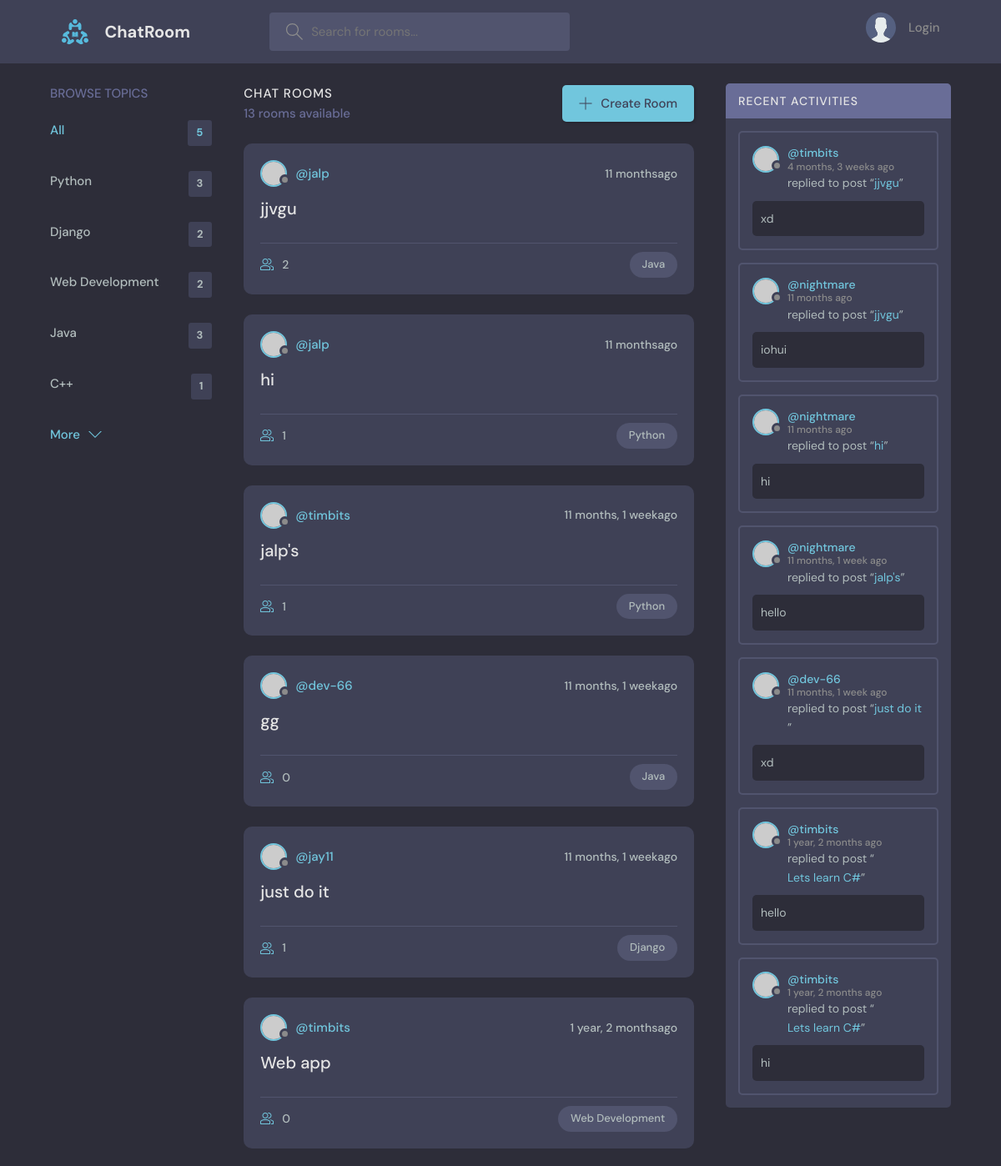
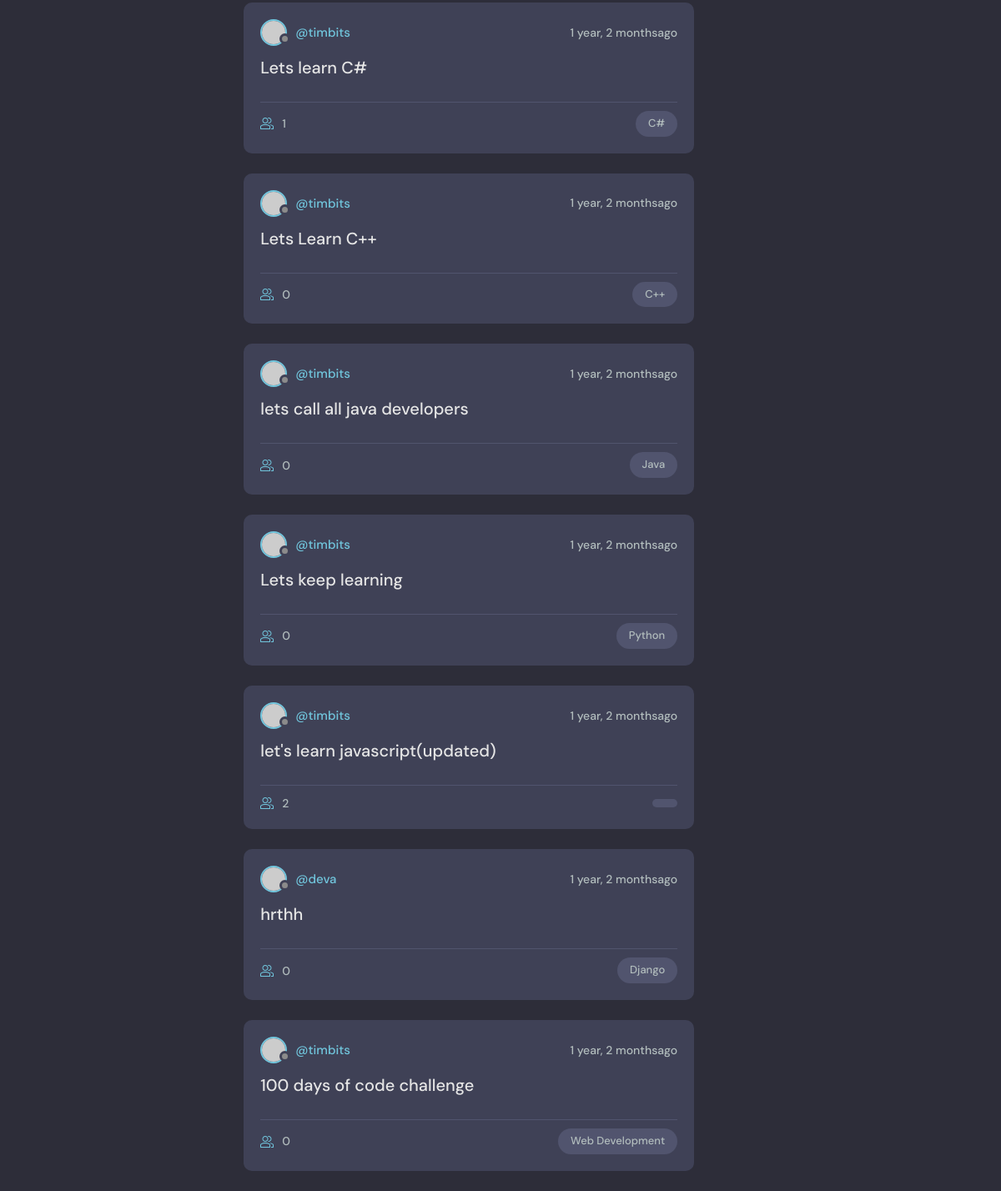
The page / on the database its author committed (2 pictures, top to bottom).
### base/models.py (models this page shows, shortened)
class Topic(models.Model):
    name = models.CharField(max_length=200)

class Room(models.Model):
    host= models.ForeignKey(User, on_delete=models.CASCADE,null=True)
    topic=models.ForeignKey(Topic, on_delete=models.SET_NULL, null=True)
    name = models.CharField(max_length=200)
    description = models.TextField(null=True, blank=True)
    participants = models.ManyToManyField(User, related_name='partcipants', blank=True)
    updated = models.DateTimeField(auto_now=True)
    created = models.DateTimeField(auto_now_add=True)
    class Meta:
        ordering = ['-updated', '-created']
    def __str__(self):
        return self.name

class Message(models.Model):
    user = models.ForeignKey(User, on_delete=models.CASCADE)
    room = models.ForeignKey(Room, on_delete=models.CASCADE)
    body = models.TextField()
    updated = models.DateTimeField(auto_now=True)
    created = models.DateTimeField(auto_now_add=True)
    class Meta:
        ordering = ['-updated', '-created']

### base/views.py (the view)
# urls.py: path('', views.home, name="home"),
def home(request):
    q = request.GET.get('q') if request.GET.get('q') != None else ''
    rooms = Room.objects.filter(
        Q(topic__name__icontains=q)|
        Q(name__icontains=q)|
        Q(description__icontains=q)
        )
    topics = Topic.objects.all()[0:5]
    room_count = rooms.count()
    room_messages = Message.objects.filter(
        Q(room__topic__name__icontains=q)
        )
    context={'rooms':rooms, 'topics': topics, 'room_count': room_count, 'room_messages': room_messages}
    return render(request, 'base/home.html', context)

### base/templates/base/home.html (shortened to what this page needs)
   {% extends 'main.html' %}
   {% block content %}
    <main class="layout layout--3">
      <div class="container">
        {% include 'base/topics_component.html' %}
        <div class="roomList">
          <div class="roomList__header">
            <div>
              <h2>Chat Rooms</h2>
              <p>{{room_count}} rooms available</p>
            </div>
            <a class="btn btn--main" href="{% url 'create-room' %}">
              <svg version="1.1" xmlns="http://www.w3.org/2000/svg" width="32" height="32" viewBox="0 0 32 32">
                <title>add</title>
                <path
                  d="M16.943 0.943h-1.885v14.115h-14.115v1.885h14.115v14.115h1.885v-14.115h14.115v-1.885h-14.115v-14.115z"
                ></path>
              </svg>
              Create Room
            </a>
          </div>
          {% include 'base/feed_component.html' %}
        </div>
        {% include 'base/activity_component.html' %}
      </div>
    </main>
{% endblock %}

### base/templates/base/topics_component.html
<div class="topics">
    <div class="topics__header">
      <h2>Browse Topics</h2>
    </div>
    <ul class="topics__list">
      <li>
        <a href="{% url 'home' %}" class="active">All<span>{{topics.count}}</span></a>
      </li>
      {% for topic in topics %}
      <li>
        <a href="{% url 'home' %}?q={{topic.name}}">{{topic.name}}<span>{{topic.room_set.all.count}}</span></a>
      </li>
      {% endfor %}
    </ul>
    <a class="btn btn--link" href="{% url 'topics' %}">
      More
      <svg version="1.1" xmlns="http://www.w3.org/2000/svg" width="32" height="32" viewBox="0 0 32 32">
        <title>chevron-down</title>
        <path d="M16 21l-13-13h-3l16 16 16-16h-3l-13 13z"></path>
      </svg>
    </a>
  </div>

### base/templates/base/feed_component.html (shortened to what this page needs)
{% for room in rooms %}
<div class="roomListRoom">
    <div class="roomListRoom__header">
      <a href="{% url 'user-profile' room.host.id %}" class="roomListRoom__author">
        <div class="avatar avatar--small">
          <img src="https://randomuser.me/api/portraits/men/37.jpg" />
        </div>
        <span>@{{room.host.username}}</span>
      </a>
      <div class="roomListRoom__actions">
        <span>{{room.created|timesince}}ago</span>
      </div>
    </div>
    <div class="roomListRoom__content">
      <a href="{% url 'room' room.id %}">{{room.name}}</a>
    </div>
    <div class="roomListRoom__meta">
      <a href="{% url 'room' room.id %}" class="roomListRoom__joined">
        {{room.participants.all.count}}
      </a>
      <p class="roomListRoom__topic">{{room.topic.name}}</p>
    </div>
  </div>
  {% endfor %}

### base/templates/base/activity_component.html (shortened to what this page needs)
<div class="activities">
    <div class="activities__header">
      <h2>Recent Activities</h2>
    </div>
    {% for message in room_messages %}
    <div class="activities__box">
      <div class="activities__boxHeader roomListRoom__header">
        <a href="{% url 'user-profile' message.user.id %}" class="roomListRoom__author">
          <div class="avatar avatar--small">
            <img src="https://randomuser.me/api/portraits/women/11.jpg" />
          </div>
          <p>
            @{{message.user}}
            <span>{{message.created|timesince}} ago</span>
          </p>
        </a>
      </div>
      <div class="activities__boxContent">
        <p>replied to post “<a href="{% url 'room' message.room.id %}">{{message.room}}</a>”</p>
        <div class="activities__boxRoomContent">
          {{message.body}}
        </div>
      </div>
    </div>
    {% endfor %}
  </div>

### rows shown on the page
Topic: name "Python", room_set.all.count "3"
Topic: name "Django", room_set.all.count "2"
Topic: name "Web Development", room_set.all.count "2"
Topic: name "Java", room_set.all.count "3"
Topic: name "C++", room_set.all.count "1"
Room: host.username "jalp", created "11 months", name "jjvgu", participants.all.count "2", topic.name "Java"
Room: host.username "jalp", created "11 months", name "hi", participants.all.count "1", topic.name "Python"
Room: host.username "timbits", created "11 months, 1 week", name "jalp's", participants.all.count "1", topic.name "Python"
Room: host.username "dev-66", created "11 months, 1 week", name "gg", participants.all.count "0", topic.name "Java"
Room: host.username "jay11", created "11 months, 1 week", name "just do it", participants.all.count "1", topic.name "Django"
Room: host.username "timbits", created "1 year, 2 months", name "Web app", participants.all.count "0", topic.name "Web Development"
Room: host.username "timbits", created "1 year, 2 months", name "Lets learn C#", participants.all.count "1", topic.name "C#"
Room: host.username "timbits", created "1 year, 2 months", name "Lets Learn C++", participants.all.count "0", topic.name "C++"
Room: host.username "timbits", created "1 year, 2 months", name "lets call all java developers", participants.all.count "0", topic.name "Java"
Room: host.username "timbits", created "1 year, 2 months", name "Lets keep learning", participants.all.count "0", topic.name "Python"
Room: host.username "timbits", created "1 year, 2 months", name "let's learn javascript(updated)", participants.all.count "2"
Room: host.username "deva", created "1 year, 2 months", name "hrthh", participants.all.count "0", topic.name "Django"
Room: host.username "timbits", created "1 year, 2 months", name "100 days of code challenge", participants.all.count "0", topic.name "Web Development"
Message: user "timbits", created "4 months, 3 weeks", room "jjvgu", body "xd"
Message: user "nightmare", created "11 months", room "jjvgu", body "iohui"
Message: user "nightmare", created "11 months", room "hi", body "hi"
Message: user "nightmare", created "11 months, 1 week", room "jalp's", body "hello"
Message: user "dev-66", created "11 months, 1 week", room "just do it", body "xd"
Message: user "timbits", created "1 year, 2 months", room "Lets learn C#", body "hello"
Message: user "timbits", created "1 year, 2 months", room "Lets learn C#", body "hi"

### other values the page prints
{{ topics.count }} "5"
{{ room_count }} "13"
